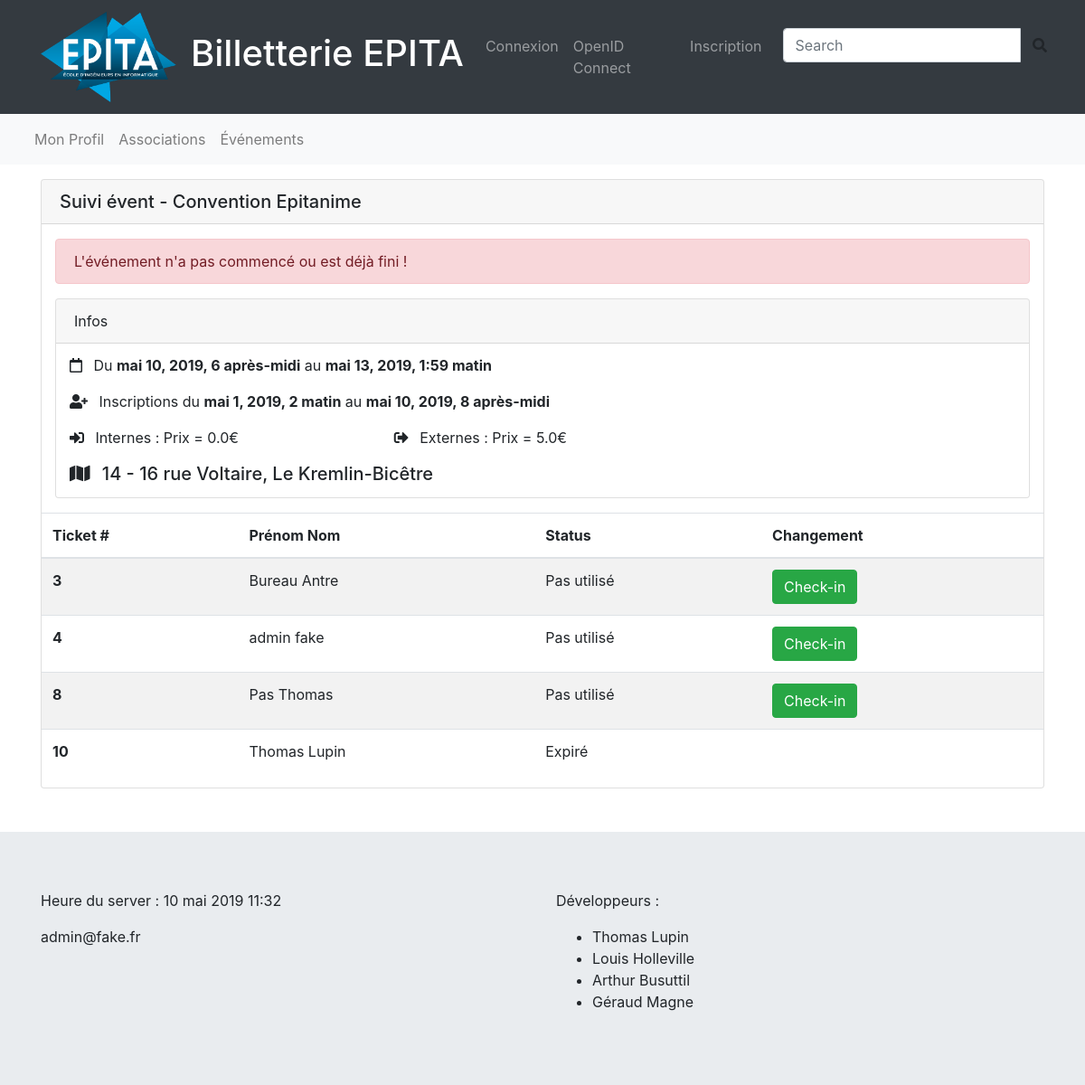
The page /event/5/realtime on the database as committed earlier.
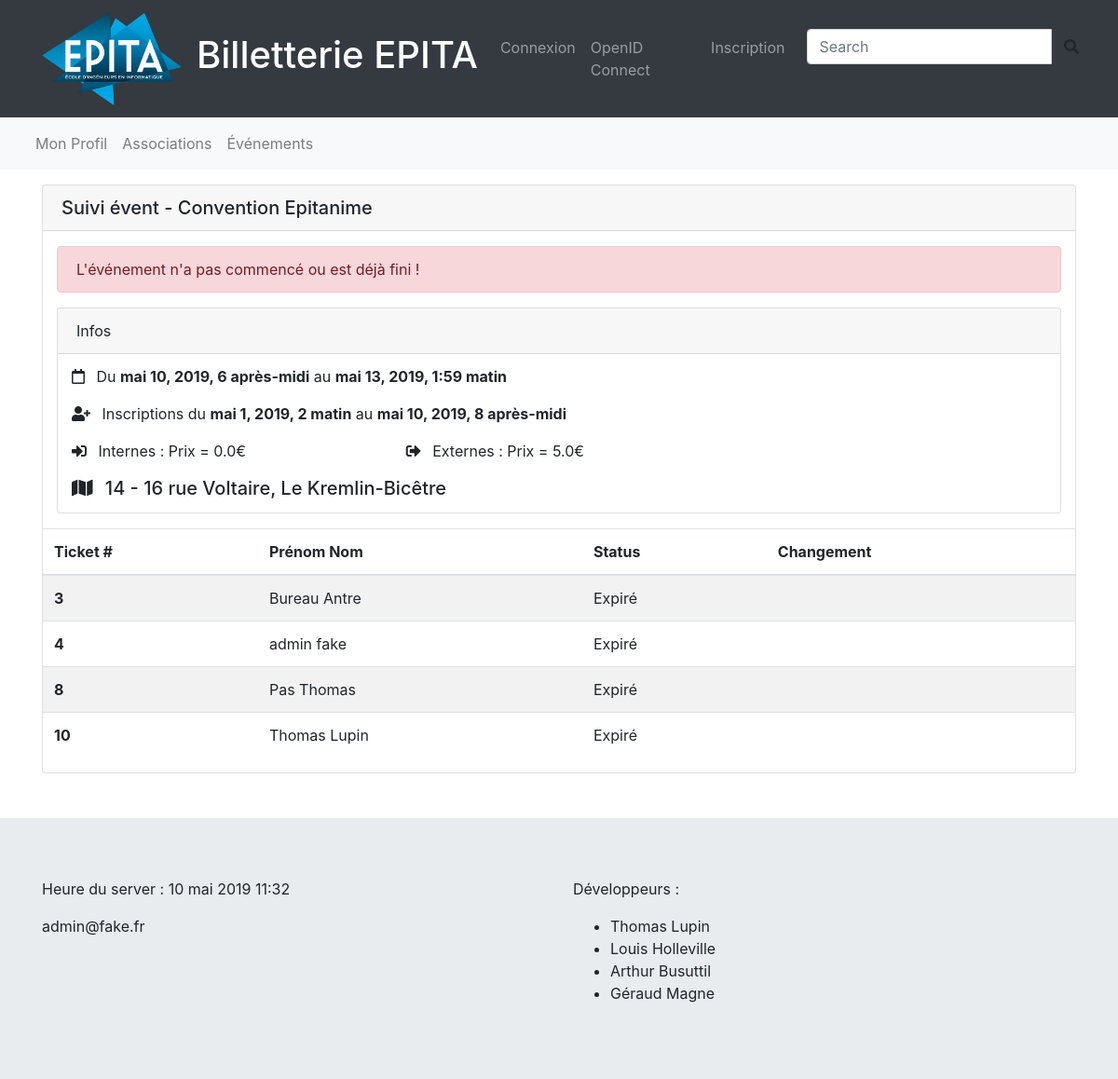
The same page on the database as committed later.
### billapp/models.py (models this page shows, shortened)
class Event(models.Model):
    title = models.CharField(max_length=128)
    description = models.TextField()
    association = models.ForeignKey(Association, on_delete=models.CASCADE)
    manager = models.ForeignKey(User, on_delete=models.CASCADE)
    premium = models.BooleanField()
    begin = models.DateTimeField()
    end = models.DateTimeField()
    begin_register = models.DateTimeField()
    end_register = models.DateTimeField()
    place = models.CharField(max_length=128)
    price_ionis = models.FloatField()
    price = models.FloatField()
    ext_capacity = models.IntegerField()
    int_capacity = models.IntegerField()
    staff_capacity = models.IntegerField()
    promotion_image_path = models.ImageField(upload_to=promo_image_path)
    validation_state = models.SmallIntegerField(choices=(
        (1, 'Need authorization'),
        (2, 'Approved by the association'),
        (3, 'Approuved by EPITA'),
        (4, 'Authorized')
    ))
    request_for_approuval= models.BooleanField(default=False)
    show_capacity = models.BooleanField()

class Ticket(models.Model):
    user = models.ForeignKey(User, on_delete=models.CASCADE)
    event = models.ForeignKey(Event, on_delete=models.CASCADE)
    category = models.BooleanField()
    state = models.IntegerField()

### billapp/views.py (the view)
# urls.py: path('event/<int:pk>/realtime', views.EventRealtime.as_view(), name='event_realtime'),
class EventRealtime(generic.DetailView):
    template_name = "billapp/event_realtime.html"
    model = Event

### billapp/templatetags/tools.py (called while the page is built)
@register.filter
def get_ticket_state(index):
    switcher = {
        0: "Expiré",
        1: "Pas utilisé",
        2: "Utilisé",
        3: "En pause"
    }
    return switcher.get(index)

@register.simple_tag
def get_admin_email():
    user = User.objects.filter(groups__name="Admin")
    if not user:
        return "NO ADMIN"
    return user[0].email

### billapp/templates/billapp/event_realtime.html (shortened to what this page needs)
{% extends 'base.html' %}
{% load static %}
{% load tools %}
{% block content %}
    <div class="card mt-3">
        <h5 class="card-header">Suivi évent - {{ object.title }}</h5>
        {% if not event_started %}
            <div class="container mt-3">
                <div class="alert alert-danger" role="alert">
                    L'événement n'a pas commencé ou est déjà fini !
                </div>
            </div>
        {% endif %}
        <div class="container mb-3">
            <div class="card">
                <p class="card-header">Infos</p>
                <div class="container">
                    <p><i class="far fa-calendar mr-2 mt-3"></i> Du <b>{{ object.begin }}</b> au <b>{{ object.end }}</b>
                    </p>
                    <p><i class="fas fa-user-plus mr-2"></i> Inscriptions du <b>{{ object.begin_register }}</b> au
                        <b>{{ object.end_register }}</b></p>
                    <div class="row">
                        <p class="col-lg-4"><i class="fas fa-sign-in-alt mr-2"></i> Internes : Prix
                            = {{ object.price_ionis }}€
                        </p>
                        <p class="col-lg-4"><i class="fas fa-sign-out-alt mr-2"></i> Externes : Prix
                            = {{ object.price }}€
                        </p>
                    </div>
                    <a href='https://www.google.com/maps/search/{{ object.place }}'
                       style="color:inherit;text-decoration:none;" target="blank"><h5><i
                            class="fas fa-map mr-2 mb-2"></i> {{ object.place }}</h5></a>
                </div>
            </div>
        </div>
        <table class="table table-striped">
            <thead>
            <tr>
                <th scope="col">Ticket #</th>
                <th scope="col">Prénom Nom</th>
                <th scope="col">Status</th>
                <th scope="col">Changement</th>
            </tr>
            </thead>
            <tbody>
            {% for tick in object.ticket_set.all %}
                <tr>
                    <th scope="row">{{ tick.pk }}</th>
                    <td>
                        <a href="{% url "profile" pk=tick.user.pk %}"></a>{{ tick.user.first_name }} {{ tick.user.last_name }}
                    </td>
                    <td>{{ tick.state | get_ticket_state }}</td>
                    <td>
                        {% if tick.state == 1 %}
                            <a href="{% url 'ticket_update' pk=tick.pk %}?new_state=2" role="button"
                               class="btn btn-success">Check-in</a>
                        {% elif tick.state == 2 %}
                            <a href="{% url 'ticket_update' pk=tick.pk %}?new_state=3" role="button"
                               class="btn btn-warning">Part en pause</a>
                            <a href="{% url 'ticket_update' pk=tick.pk %}?new_state=0" role="button"
                               class="btn btn-danger">Check-out</a>
                        {% elif tick.state == 3 %}
                            <a href="{% url 'ticket_update' pk=tick.pk %}?new_state=2" role="button"
                               class="btn btn-success">Revient de pause</a>
                        {% endif %}
                    </td>
                </tr>
            {% endfor %}
            </tbody>
        </table>
    </div>
{% endblock content %}

### billapp/templates/base.html (shortened to what this page needs)
{% load static %}
{% load tools %}
<!DOCTYPE html>
<html lang="fr">
<head>
    <link rel="stylesheet" href={% static "billapp/css/bootstrap.min.css" %}>
    <link rel="stylesheet" href={% static "billapp/css/fontawesome.css" %}>
    <link rel="stylesheet" href={% static "billapp/css/main.css" %}>
</head>
<body>
    <nav class="navbar navbar-expand-lg navbar-dark bg-dark static-top">
        <div class="container">
            <a class="navbar-brand" href="{% url 'index' %}">
                <img src={% static "billapp/img/logo-epita.png" %} height="100" width="150" alt="">
            </a>
            <a class="navbar-brand" href="{% url 'index' %}">
                <h1>Billetterie EPITA</h1>
            </a>
            <div class="collapse navbar-collapse" id="navbarResponsive">
                <ul class="navbar-nav ml-auto">
                {% if user.is_authenticated %}
                    <li class="nav-item">
                        <div class="navbar-text text-light">
                            {{ user.first_name }} {{ user.last_name }}
                        </div>
                    </li>
                    <li class="nav-item">
                        <a class="nav-link" href="{% url 'log_out' %}">Déconnexion</a>
                    </li>
                {% else %}
                    <li class="nav-item">
                        <a class="nav-link" href="{% url 'connection' %}?next={{ request.path }}">Connexion</a>
                    </li>
                    <li class="nav-item">
                        <a class="nav-link" href="{% url 'social:begin' backend='epita' %}?next={{ request.path }}">OpenID Connect</a>
                    </li>
                    <li class="nav-item">
                        <a class="nav-link" href="{% url 'registration' %}">Inscription</a>
                    </li>
                {% endif %}
                    <li>
                        <form>
                            <div class="input-group ml-3">
                                <input type="text" class="form-control" placeholder="Search">
                                <div class="input-group-btn">
                                    <button class="btn btn-default" type="submit">
                                        <i class="fas fa-search"></i>
                                    </button>
                                </div>
                            </div>
                        </form>
                    </li>
                </ul>
            </div>
        </div>
    </nav>
    <nav id="nav" class="navbar navbar-expand  navbar-light bg-light">
        <div class="container">
            <ul class="navbar-nav mr-auto">
                <li class="nav-item">
                    <a class="nav-link" href="{% url 'own_profile' %}">Mon Profil</a>
                </li>
                <li class="nav-item">
                    <a class="nav-link" href="{% url 'assos_list' %}">Associations</a>
                </li>
                <li class="nav-item">
                    <a class="nav-link" href="{% url 'events_list' %}">Événements</a>
                </li>
            </ul>
        </div>
    </nav>
    <main role="main" class="container">
        {% block content %}
        {% endblock content %}
    </main>
    <footer class="jumbotron jumbotron-fluid mt-5 mb-0">
        <div class="container">
            <div class="row">
                <div class="col-6">
                    <p>
                        Heure du server : {% now "j F Y H:i" %}
                    </p>
                    <p>
                        {% get_admin_email %}
                    </p>
                </div>
                <div class="col-6">
                    <p>Développeurs :</p>
                    <ul>
                        <li>Thomas Lupin</li>
                        <li>Louis Holleville</li>
                        <li>Arthur Busuttil</li>
                        <li>Géraud Magne</li>
                    </ul>
                </div>
            </div>
        </div>
    </footer>
</body>
</html>

Rows that differ between the two databases and show on the page:
changed Ticket "Bureau": state|get_ticket_state "Pas utilisé" → "Expiré"; no longer shows "Check-in"
changed Ticket "admin": state|get_ticket_state "Pas utilisé" → "Expiré"; no longer shows "Check-in"
changed Ticket "Pas": state|get_ticket_state "Pas utilisé" → "Expiré"; no longer shows "Check-in"
